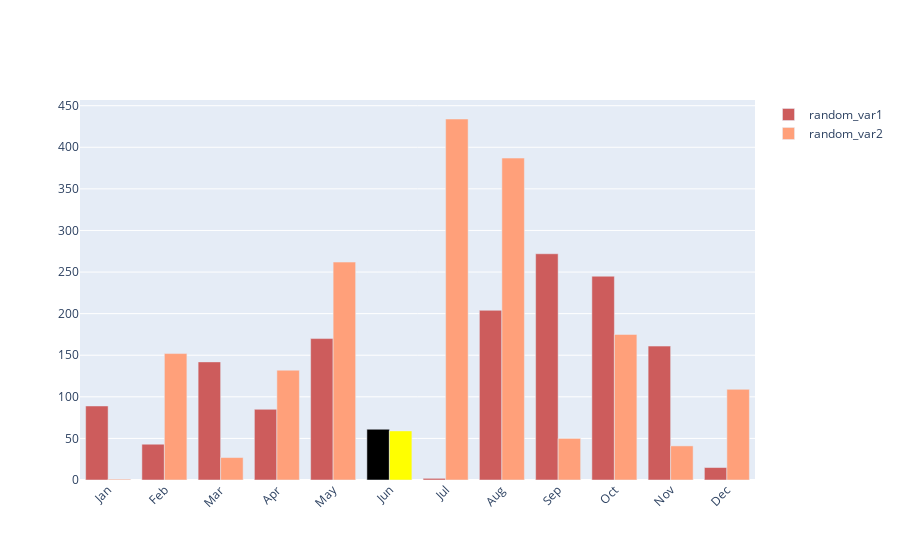

Notebook code for this chart:
### Markdown cell above
특정 부분 색 바꾸기

### Code cell
month = ['Jan', 'Feb', 'Mar', 'Apr', 'May', 'Jun', 'Jul', 'Aug', 'Sep', 'Oct', 'Nov', 'Dec']

random_var1 = np.random.randint(0, 300, 12)
random_var2 = np.random.randint(0, 500, 12)

colors1 = ['indianred'] * 12
colors1[5] = 'black'
colors2 = ['lightsalmon'] * 12
colors2[5] = 'yellow'

trace1 = go.Bar(x=month, y=random_var1, name='random_var1', marker={'color':colors1})
trace2 = go.Bar(x=month, y=random_var2, name='random_var2', marker={'color':colors2})
layout = go.Layout(xaxis_tickangle=-45)
data = [trace1, trace2]
fig = go.Figure(data=data, layout=layout)
fig.show()

### Figure 1 — Plotly figure (JSON) as saved in the notebook; plotly's stock layout.template omitted (floating-point values rounded to 4 significant figures)
{"data": [{"marker": {"color": ["indianred", "indianred", "indianred", "indianred", "indianred", "black", "indianred", "indianred", "indianred", "indianred", "indianred", "indianred"]}, "name": "random_var1", "type": "bar", "x": ["Jan", "Feb", "Mar", "Apr", "May", "Jun", "Jul", "Aug", "Sep", "Oct", "Nov", "Dec"], "y": [89, 43, 142, 85, 170, 61, 2, 204, 272, 245, 161, 15]}, {"marker": {"color": ["lightsalmon", "lightsalmon", "lightsalmon", "lightsalmon", "lightsalmon", "yellow", "lightsalmon", "lightsalmon", "lightsalmon", "lightsalmon", "lightsalmon", "lightsalmon"]}, "name": "random_var2", "type": "bar", "x": ["Jan", "Feb", "Mar", "Apr", "May", "Jun", "Jul", "Aug", "Sep", "Oct", "Nov", "Dec"], "y": [1, 152, 27, 132, 262, 59, 434, 387, 50, 175, 41, 109]}], "layout": {"xaxis": {"tickangle": -45}}}
